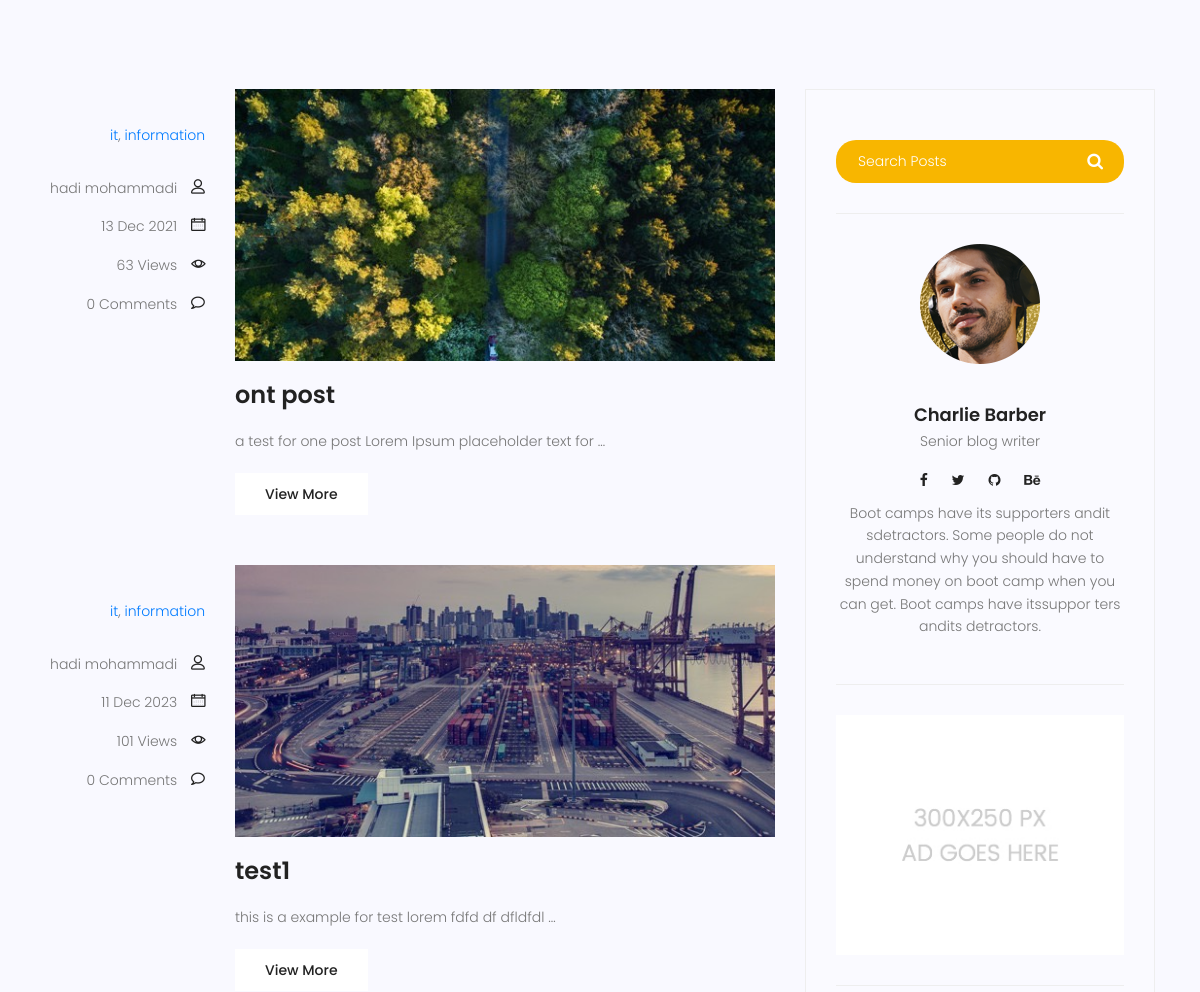
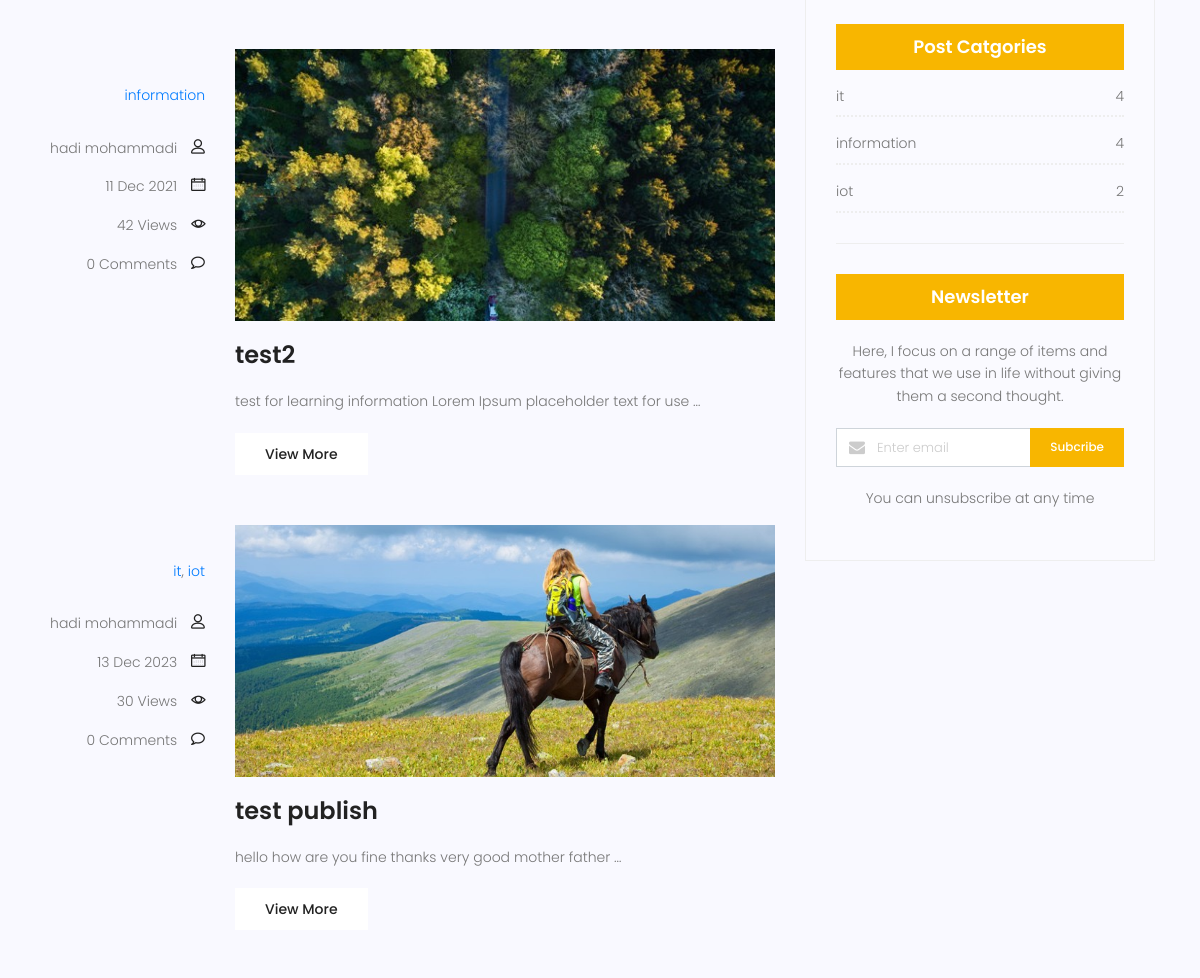
Page /blog/search/ (middle part) on the earlier database version (2 pictures, top to bottom).
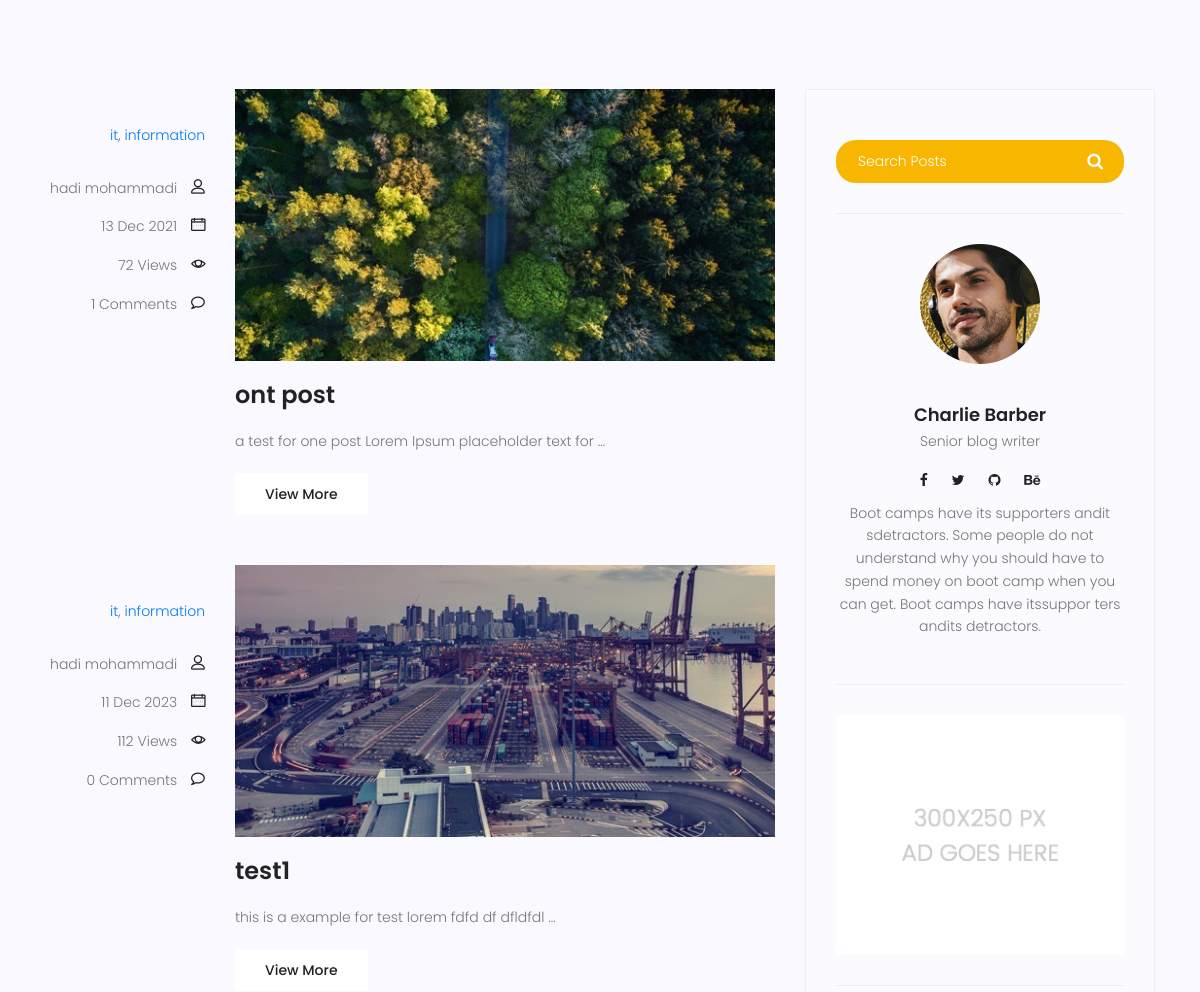
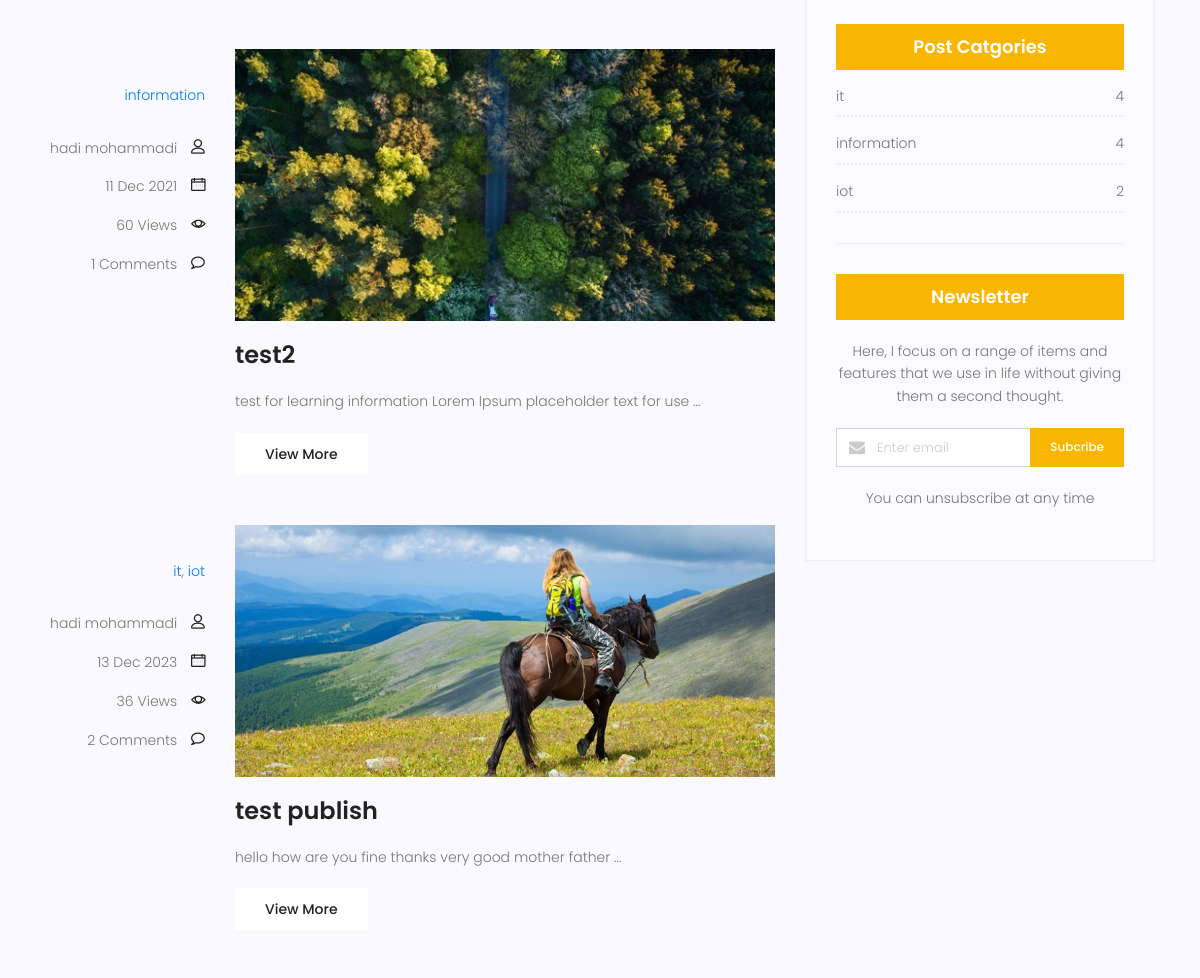
Same page on the later database version (2 pictures, top to bottom).
### blog/models.py (models this page shows, shortened)
class Category(models.Model):
    name = models.CharField(max_length=255)
    def __str__(self):
        return self.name

class Post(models.Model):
    image = models.ImageField(upload_to='blog/', default='blog/defult.jpg')
    author = models.ForeignKey(User, on_delete=models.SET_NULL, null=True)
    title = models.CharField(max_length=255)
    content = models.TextField()
    tags = TaggableManager()
    category = models.ManyToManyField(Category)
    counted_views = models.IntegerField(default=0)
    status = models.BooleanField(default=False)
    published_date = models.DateTimeField(null=True)
    created_date = models.DateTimeField(auto_now_add=True)
    updated_date = models.DateTimeField(auto_now=True)
    class Meta:
        ordering = ['created_date']

### blog/views.py (the view)
# urls.py: path('search/',blog_search, name='search'),
def blog_search(request):
    posts = Post.objects.filter(published_date__lte=timezone.now(), status=1)
    if request.method=='GET':
        if s:=request.GET.get('s'):
            posts=posts.filter(content__contains=s)
    context={'posts':posts}
    return render(request,'blog/blog-home.html',context)

### blog/templatetags/blog_tags.py (called while the page is built)
@register.inclusion_tag('blog/blog-post-categories.html')
def postcategories():
    posts = Post.objects.filter(status=1)
    categories=Category.objects.all()
    cat_dict={}
    for name in categories:
        cat_dict[name]=posts.filter(category=name).count
    return {'categories':cat_dict}

@register.simple_tag(name='comments_count')
def function(pid):
    post=Post.objects.get(pk=pid)
    return Comment.objects.filter(post=post.id,approved=True).count()

### templates/blog/blog-home.html (shortened to what this page needs)
{%extends 'base.html' %}
{% load static %}
{%load blog_tags%}
{%block content %}
<section class="top-category-widget-area pt-90 pb-90 ">
</section>
<section class="post-content-area">
	<div class="container">
		<div class="row">
			<div class="col-lg-8 posts-list">
				{%for post in posts %}
				<div class="single-post row">
					<div class="col-lg-3  col-md-3 meta-details">
						<ul class="tags">
							{%for cat in post.category.all %}
							<a href="{%url 'blog:category' cat_name=cat.name%}">{{cat.name}}</a>{% if not forloop.last %},{%endif%}
							{%endfor%}
						</ul>
						<div class="user-details row">
							<p class="user-name col-lg-12 col-md-12 col-6"><a href="{%url 'blog:author' author_username=post.author.username%}">{{post.author.get_full_name}}</a> <span class="lnr lnr-user"></span></p>
							<p class="date col-lg-12 col-md-12 col-6"><a href="#">{{post.published_date|date:"d M Y"}}</a> <span class="lnr lnr-calendar-full"></span></p>
							<p class="view col-lg-12 col-md-12 col-6"><a href="#">{{post.counted_views}} Views</a> <span class="lnr lnr-eye"></span></p>
							<p class="comments col-lg-12 col-md-12 col-6"><a href="#">{%comments_count post.id%} Comments</a> <span class="lnr lnr-bubble"></span></p>
						</div>
					</div>
					<div class="col-lg-9 col-md-9 ">
						<div class="feature-img">
							<img class="img-fluid" src="{{ post.image.url }}" alt="">
						</div>
						<a class="posts-title" href="{% url 'blog:single' pid=post.id %}"><h3>{{ post.title}}</h3></a>
						<p class="excert">
							{{ post.content|truncatewords:10}}
						</p>
						<a href="{% url 'blog:single' pid=post.id %}" class="primary-btn">View More</a>
					</div>
				</div>
				{% endfor %}
			</div>
			<div class="col-lg-4 sidebar-widgets">
				<div class="widget-wrap">
					{%include 'blog/blog-search.html' %}
					{% include 'blog/blog-writer.html' %}
					{%include 'blog/blog-ads.html'%}
					{% postcategories%}
					{%include 'blog/blog-newletter.html'%}
				</div>
			</div>
		</div>
	</div>
</section>
{% endblock %}

### templates/base.html (shortened to what this page needs)
{%load static%}
<!DOCTYPE html>
<html lang="zxx" class="no-js">
<head>
        <link rel="stylesheet" href="{%static 'css/linearicons.css' %}">
        <link rel="stylesheet" href="{%static 'css/font-awesome.min.css' %}">
        <link rel="stylesheet" href="{%static 'css/bootstrap.css' %}">
        <link rel="stylesheet" href="{%static 'css/magnific-popup.css' %}">
        <link rel="stylesheet" href="{%static 'css/jquery-ui.css' %}">
        <link rel="stylesheet" href="{%static 'css/nice-select.css' %}">
        <link rel="stylesheet" href="{%static 'css/animate.min.css' %}">
        <link rel="stylesheet" href="{%static 'css/owl.carousel.css' %}">
        <link rel="stylesheet" href="{%static 'css/main.css' %}">
    </head>
    <body>
        {% block content %}{% endblock %}
		</body>
	</html>

### templates/blog/blog-search.html
{%load static %}
<div class="single-sidebar-widget search-widget">
    <form class="search-form" action="{%url 'blog:search'%}">
        <input placeholder="Search Posts" name="s" type="text" onfocus="this.placeholder = ''" onblur="this.placeholder = 'Search Posts'" >
        <button type="submit"><i class="fa fa-search"></i></button>
    </form>
</div>

### templates/blog/blog-writer.html
{%load static%}
    <div class="single-sidebar-widget user-info-widget">
        <img src="{%static 'img/blog/user-info.png' %}" alt="">
        <a href="#"><h4>Charlie Barber</h4></a>
        <p>
            Senior blog writer
        </p>
        <ul class="social-links">
            <li><a href="#"><i class="fa fa-facebook"></i></a></li>
            <li><a href="#"><i class="fa fa-twitter"></i></a></li>
            <li><a href="#"><i class="fa fa-github"></i></a></li>
            <li><a href="#"><i class="fa fa-behance"></i></a></li>
        </ul>
        <p>
            Boot camps have its supporters andit sdetractors. Some people do not understand why you should have to spend money on boot camp when you can get. Boot camps have itssuppor ters andits detractors.
        </p>
    </div>

### templates/blog/blog-ads.html
{%load static%}
<div class="single-sidebar-widget ads-widget">
    <a href="#"><img class="img-fluid" src="{%static 'img/blog/ads-banner.jpg' %}" alt=""></a>
</div>

### templates/blog/blog-post-categories.html
{%load static %}
<div class="single-sidebar-widget post-category-widget">
    <h4 class="category-title">Post Catgories</h4>
    <ul class="cat-list">
    {%for name,count in categories.items%}
        <li>
            <a href="{%url 'blog:category' cat_name=name%}" class="d-flex justify-content-between">
                <p>{{name}}</p>
                <p>{{count}}</p>
            </a>
        </li>
    {%endfor%}
    </ul>
</div>

### templates/blog/blog-newletter.html
{%load static%}
<div class="single-sidebar-widget newsletter-widget">
    <h4 class="newsletter-title">Newsletter</h4>
    <p>
        Here, I focus on a range of items and features that we use in life without
        giving them a second thought.
    </p>
    <div class="form-group d-flex flex-row">
       <div class="col-autos">
          <div class="input-group">
            <div class="input-group-prepend">
              <div class="input-group-text"><i class="fa fa-envelope" aria-hidden="true"></i>
            </div>
            </div>
            <input type="text" class="form-control" id="inlineFormInputGroup" placeholder="Enter email" onfocus="this.placeholder = ''" onblur="this.placeholder = 'Enter email'" >
          </div>
        </div>
        <a href="#" class="bbtns">Subcribe</a>
    </div>
    <p class="text-bottom">
        You can unsubscribe at any time
    </p>
</div>

Differences in the rows shown:
changed Post "ont post": counted_views "63" → "72"; id "0" → "1"
changed Post "test1": counted_views "101" → "112"
changed Post "test2": counted_views "42" → "60"; id "0" → "1"
changed Post "test publish": counted_views "30" → "36"; id "0" → "2"
